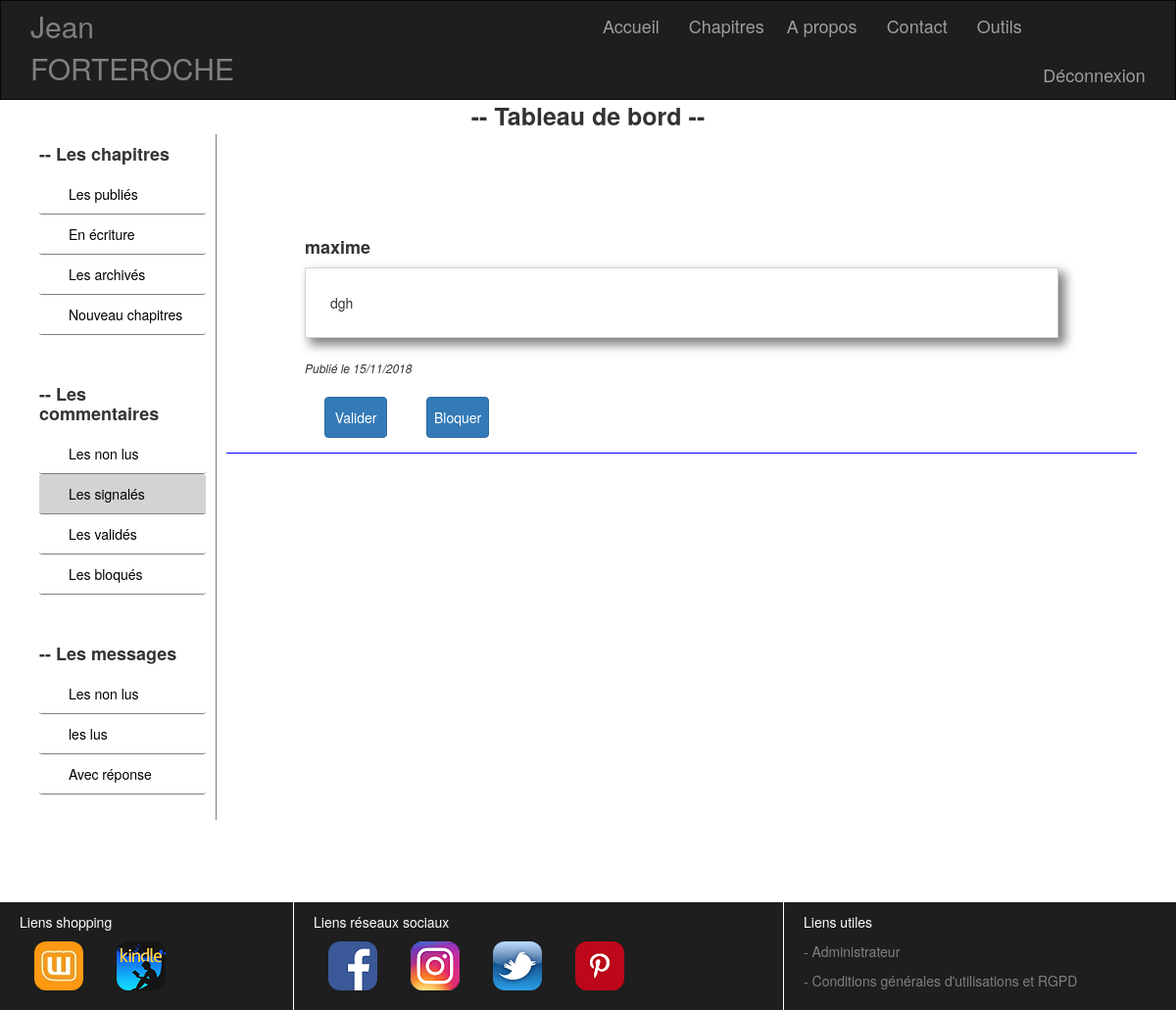
Page /index.php?callPage=dashboardDisplayOneComment&stateComment=1&idComment=48 (signed in) on the committed database.
### tables this page shows
CREATE TABLE IF NOT EXISTS `commentchapter` (
  `id` int(11) NOT NULL AUTO_INCREMENT,
  `idChapter` int(11) NOT NULL,
  `contentComment` text NOT NULL,
  `pseudo` varchar(255) NOT NULL,
  `stateComment` int(1) NOT NULL,
  `publicationDate` datetime NOT NULL,
  PRIMARY KEY (`id`)
);

### view/BackOffice/model/modelComment.php (called while the page is built, shortened)
<?php
require_once("./view/backOffice/model/modelLogBDD.php");
class modelComment
{
    private $BDD;
    public function __construct()
    {
      $this->BDD = new BDD();
    }
    public function getDisplayOneComment($idComment)
    {
        $donneesDisplayOneComment = $this->BDD->connexionBDD()->prepare('SELECT * FROM commentChapter WHERE id=:a ');
        $donneesDisplayOneComment->execute(array('a'=>$idComment));
        $donneesDisplayOneComment = $donneesDisplayOneComment->fetch();
        return $donneesDisplayOneComment;
    }
}

### view/BackOffice/model/modelLogBDD.php (called while the page is built)
<?php
class BDD
{
    public function connexionBDD()
    {
    return new PDO('mysql:host=localhost;dbname=projet_3', 'root', '');
    }
}

### view/comment/viewDisplayOneComment.php (the view)
<?php
    $dateFr = date("d/m/Y", strtotime($displayOneComment['publicationDate']));
?>
    <div class="col-lg-12 sectionComment"><h4><strong><?= $displayOneComment['pseudo'] ?></strong></h4>
      <div class="comment"><?= $displayOneComment['contentComment'] ?></div><br/>
      <em class="autor">Publié le <?= $dateFr ?></em><br/><br/>
<?php
      if (( $_GET['stateComment'] == 0) or ( $_GET['stateComment'] == 1) or ( $_GET['stateComment'] == 3))
      { ?>
          <form action="./index.php?callPage=updateCommentChapterPageDashboard&stateComment=2&idComment=<?= $displayOneComment['id'] ?>" method="post">
          <button type="submit" id="submit" name="submit" class="btn btn-primary col-lg-1">Valider</button>
          </form>
<?php
      }
      else { echo""; }
    if (( $_GET['stateComment'] == 0) or ( $_GET['stateComment'] == 1) or ( $_GET['stateComment'] == 2))
    { ?>
        <form action="./index.php?callPage=updateCommentChapterPageDashboard&stateComment=3&idComment=<?= $displayOneComment['id'] ?>" method="post">
        <button type="submit" id="submit" name="submit" class="btn btn-primary col-lg-1">Bloquer</button>
        </form>
<?php
    }
      else { echo ""; }
?>
    </div>

### css/cssBody.css (style rules this page uses)
[class*="col-"] { min-height: 100%; margin: 0; padding: 0; }
.row { margin: 0; padding: 0; }

### css/cssMiddlePage.css (style rules this page uses)
.autor { font-size: 12px; }
.sectionComment { margin: 30px 0; padding: 15px 80px; border-bottom: 1px solid blue; }
.comment { border: 1px solid lightgrey; padding: 25px; box-shadow: 6px 6px 10px 1px grey; }
.btn { margin: 0 20px; padding: 10px 0; }

### rows in the picture
commentchapter: pseudo "maxime", contentComment "dgh", publicationDate "15/11/2018"
